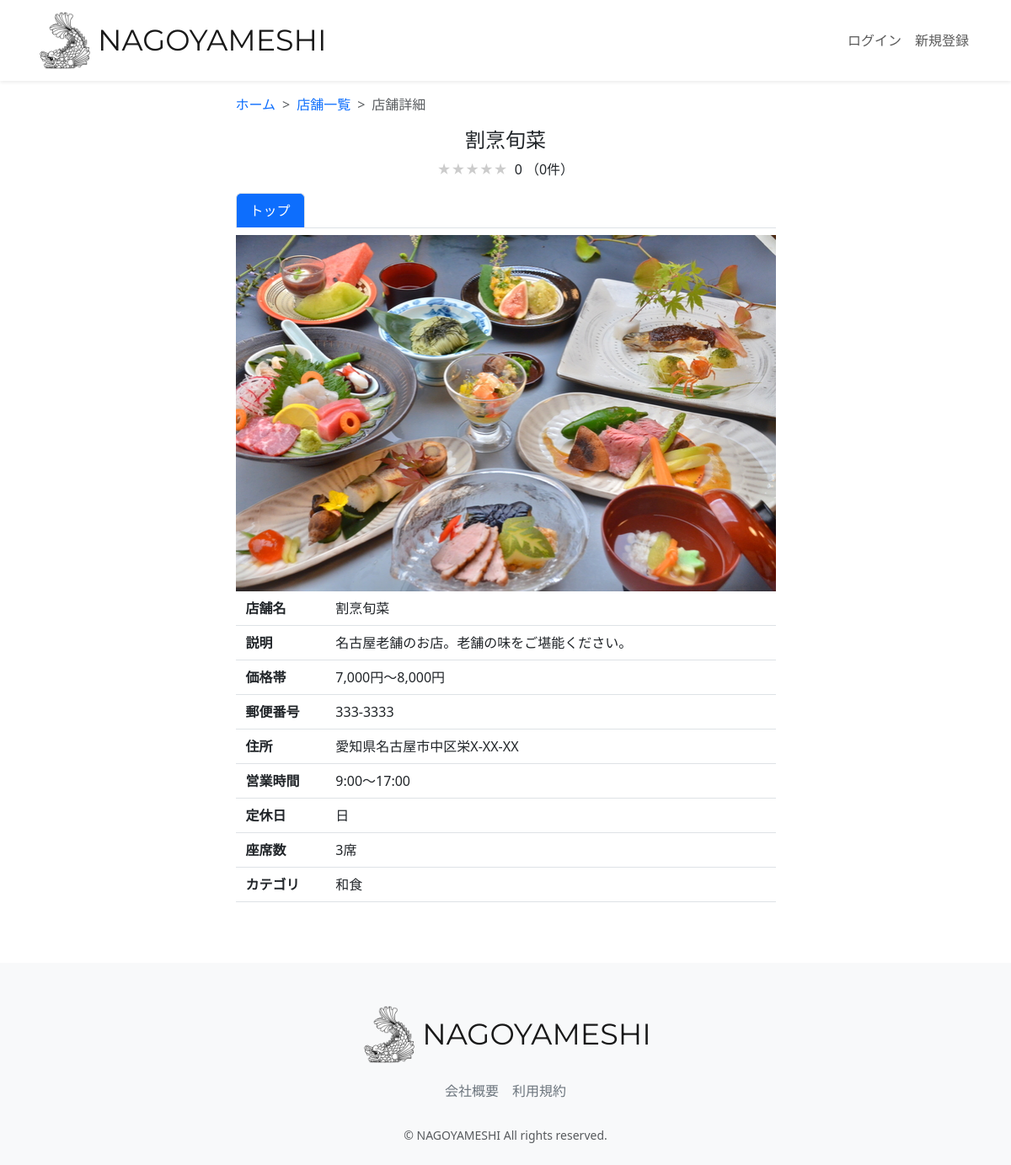
The page /restaurant-detail/1/ on the database its author committed.
### restaurant/models.py (models this page shows, shortened)
class Restaurant(models.Model):
    name = models.CharField(verbose_name="店舗名", max_length=64)
    description = models.CharField(verbose_name="説明", max_length=128)
    price = models.CharField(verbose_name="価格帯", max_length=32)
    zip_code = models.CharField(verbose_name="郵便番号", max_length=32)
    address = models.CharField(verbose_name="住所", max_length=128)
    business_time = models.CharField(verbose_name="営業時間", max_length=64)
    close_day_of_week = models.CharField(verbose_name="定休日", max_length=32)
    seats_number = models.CharField(verbose_name="座席数", max_length=32)
    category = models.ForeignKey(
        Category, verbose_name="カテゴリー", on_delete=models.PROTECT
    )
    rate = models.FloatField(verbose_name="レート", default=0.0)
    review_num = models.IntegerField(verbose_name="レビュー数", default=0)
    reservation_num = models.IntegerField(verbose_name="予約数", default=0)
    photo = models.ImageField(verbose_name="写真", blank=True, null=True)
    created_at = models.DateTimeField(verbose_name="作成日時", auto_now_add=True)
    updated_at = models.DateTimeField(verbose_name="更新日時", auto_now=True)
    class Meta:
        verbose_name = '店舗一覧'
        verbose_name_plural = "店舗一覧"

class Category(models.Model):
    name = models.CharField(verbose_name="カテゴリー名", max_length=64)
    photo = models.ImageField(verbose_name="写真", blank=True, null=True)
    class Meta:
        verbose_name = 'カテゴリー一覧'
        verbose_name_plural = "テゴリー一覧"
    def __str__(self):
        return self.name

### restaurant/views.py (the view, shortened to what this page needs)
class RestaurantDetailView(generic.DetailView):
    template_name = "restaurant/restaurant_detail.html"
    model = models.Restaurant
    def get_context_data(self, **kwargs):
        user = self.request.user
        pk = self.kwargs["pk"]
        context = super(RestaurantDetailView, self).get_context_data(**kwargs)
        restaurant = models.Restaurant.objects.filter(id=pk).first()
        is_favorite = False
        if user.is_authenticated:
            is_favorite = (
                models.Favorite.objects.filter(user=user)
                .filter(restaurant=models.Restaurant.objects.get(pk=pk))
                .exists()
            )
        average_rate = models.Review.objects.filter(restaurant=restaurant).aggregate(
            Avg("rate")
        )
        average_rate = (
            average_rate["rate__avg"] if average_rate["rate__avg"] is not None else 0
        )
        average_rate = round(average_rate, 2)
        if average_rate % 1 == 0:
            average_rate_star = int(average_rate)
        else:
            average_rate_star = round(average_rate * 2) / 2
        rate_count = models.Review.objects.filter(restaurant=restaurant).count()
        context.update(
            {
                "is_favorite": is_favorite,
                "average_rate": average_rate,
                "average_rate_star": average_rate_star,
                "rate_count": rate_count,
            }
        )
        return context

### restaurant/templates/restaurant/restaurant_detail.html (shortened to what this page needs)
{% extends "layout/base.html" %}
{% load static %}
{% block content %}
<main>
  <div class="container nagoyameshi-container pb-5">
    <div class="row justify-content-center">
      <div class="col-xxl-6 col-xl-7 col-lg-8 col-md-10">
        <nav class="my-3" style="--bs-breadcrumb-divider: '>';" aria-label="breadcrumb">
          <ol class="breadcrumb mb-0">
            <li class="breadcrumb-item"><a href="{% url 'top_page' %}">ホーム</a></li>
            <li class="breadcrumb-item">
              <a href="{% url 'restaurant_list' %}?keyword=&button_type=keyword">店舗一覧</a>
            </li>
            <li class="breadcrumb-item active" aria-current="page">店舗詳細</li>
          </ol>
        </nav>
        <h1 class="mb-2 text-center">{{ object.name }}</h1>
        <p class="text-center">
          <span class="star-rating me-1" data-rate="{{ average_rate_star }}"></span>
          {{ average_rate }} （{{ rate_count }}件）
        </p>
        <ul class="nav nav-tabs mb-2">
          <li class="nav-item">
            <a class="nav-link active bg-primary text-white" aria-current="page" href="{% url 'restaurant_detail' object.id %}">トップ</a>
          </li>
        </ul>
        <div class="mb-2">
          {% if object.photo %}
          <img src="{{ object.photo.url }}" class="w-100">
          {% endif %}
        </div>
        <div class="container">
          <div class="row pb-2 mb-2 border-bottom">
            <div class="col-2">
              <span class="fw-bold">店舗名</span>
            </div>
            <div class="col">
              <span>{{ object.name }}</span>
            </div>
          </div>
          <div class="row pb-2 mb-2 border-bottom">
            <div class="col-2">
              <span class="fw-bold">説明</span>
            </div>
            <div class="col">
              <span>{{ object.description }}</span>
            </div>
          </div>
          <div class="row pb-2 mb-2 border-bottom">
            <div class="col-2">
              <span class="fw-bold">価格帯</span>
            </div>
            <div class="col">
              <span>{{ object.price }}</span>
            </div>
          </div>
          <div class="row pb-2 mb-2 border-bottom">
            <div class="col-2">
              <span class="fw-bold">郵便番号</span>
            </div>
            <div class="col">
              <span>{{ object.zip_code }}</span>
            </div>
          </div>
          <div class="row pb-2 mb-2 border-bottom">
            <div class="col-2">
              <span class="fw-bold">住所</span>
            </div>
              <div class="col">
                <span>{{ object.address }}</span>
              </div>
            </div>
            <div class="row pb-2 mb-2 border-bottom">
              <div class="col-2">
                <span class="fw-bold">営業時間</span>
              </div>
              <div class="col">
                <span>{{ object.business_time }}</span>
              </div>
            </div>
            <div class="row pb-2 mb-2 border-bottom">
              <div class="col-2">
                <span class="fw-bold">定休日</span>
              </div>
              <div class="col d-flex">
                <div>
                  {{ object.close_day_of_week }}
                </div>
              </div>
            </div>
            <div class="row pb-2 mb-2 border-bottom">
              <div class="col-2">
                <span class="fw-bold">座席数</span>
              </div>
              <div class="col">
                <span>{{ object.seats_number }}</span>
              </div>
            </div>
            <div class="row pb-2 mb-4 border-bottom">
              <div class="col-2">
                <span class="fw-bold">カテゴリ</span>
              </div>
              <div class="col d-flex">
                <div>
                  {{ object.category }}
                </div>
              </div>
            </div>
        </div>
      </div>
    </div>
  </div>
</main>
{% endblock %}

### static/css/nagoyameshi.css (style rules this page uses)
h1 { font-size: 1.5rem; }
a { text-decoration: none !important; }
.star-rating { position: relative; z-index: 0; display: inline-block; white-space: nowrap; color: #CCCCCC; }
.star-rating:before, .star-rating:after { content: '★★★★★'; }
.star-rating:after { position: absolute; z-index: 1; top: 0; left: 0; overflow: hidden; white-space: nowrap; color: #F29F05; }
.star-rating[data-rate="0"]:after { width: 0%; }

### rows shown on the page
Restaurant: name "割烹旬菜", photo (picture), description "名古屋老舗のお店。老舗の味をご堪能ください。", price "7,000円～8,000円", zip_code "333-3333", address "愛知県名古屋市中区栄X-XX-XX", business_time "9:00～17:00", close_day_of_week "日", seats_number "3席", category "和食"

### other values the page prints
{{ average_rate }} "0"
{{ rate_count }} "0"
